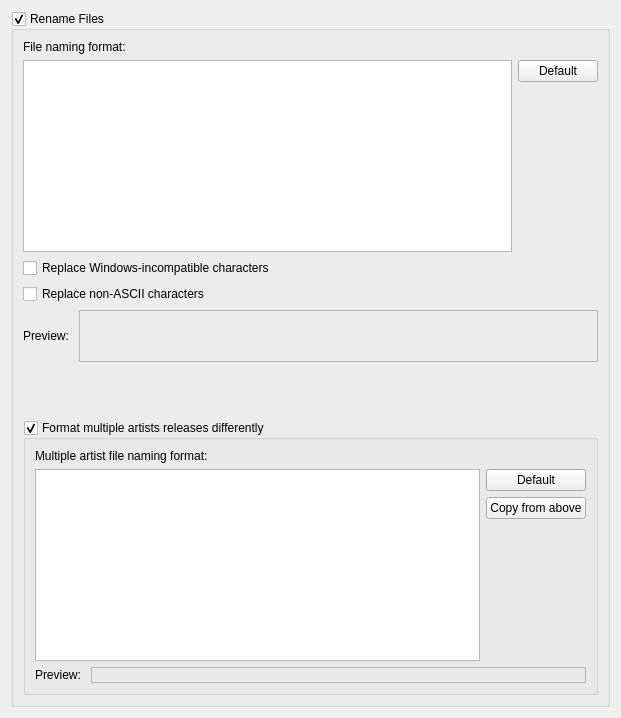
<ui version="4.0" >
 <class>RenamingOptionsPage</class>
 <widget class="QWidget" name="RenamingOptionsPage" >
  <property name="geometry" >
   <rect>
    <x>0</x>
    <y>0</y>
    <width>621</width>
    <height>718</height>
   </rect>
  </property>
  <property name="windowTitle" >
   <string>Form</string>
  </property>
  <layout class="QVBoxLayout" >
   <item>
    <widget class="QGroupBox" name="rename_files" >
     <property name="title" >
      <string>Rename Files</string>
     </property>
     <property name="checkable" >
      <bool>true</bool>
     </property>
     <layout class="QGridLayout" >
      <item row="0" column="0" >
       <widget class="QLabel" name="label_3" >
        <property name="text" >
         <string>File naming format:</string>
        </property>
       </widget>
      </item>
      <item row="1" column="0" >
       <layout class="QHBoxLayout" >
        <item>
         <widget class="QTextEdit" name="file_naming_format" >
          <property name="sizePolicy" >
           <sizepolicy vsizetype="Expanding" hsizetype="Expanding" >
            <horstretch>0</horstretch>
            <verstretch>0</verstretch>
           </sizepolicy>
          </property>
          <property name="minimumSize" >
           <size>
            <width>0</width>
            <height>0</height>
           </size>
          </property>
          <property name="cursor" stdset="0" >
           <cursorShape>IBeamCursor</cursorShape>
          </property>
          <property name="lineWrapMode" >
           <enum>QTextEdit::NoWrap</enum>
          </property>
          <property name="tabStopWidth" >
           <number>20</number>
          </property>
         </widget>
        </item>
        <item>
         <layout class="QVBoxLayout" >
          <item>
           <widget class="QPushButton" name="file_naming_format_default" >
            <property name="text" >
             <string>Default</string>
            </property>
           </widget>
          </item>
          <item>
           <spacer>
            <property name="orientation" >
             <enum>Qt::Vertical</enum>
            </property>
            <property name="sizeHint" >
             <size>
              <width>20</width>
              <height>40</height>
             </size>
            </property>
           </spacer>
          </item>
         </layout>
        </item>
       </layout>
      </item>
      <item row="2" column="0" >
       <widget class="QCheckBox" name="windows_compatible_filenames" >
        <property name="text" >
         <string>Replace Windows-incompatible characters</string>
        </property>
       </widget>
      </item>
      <item row="3" column="0" >
       <widget class="QCheckBox" name="ascii_filenames" >
        <property name="text" >
         <string>Replace non-ASCII characters</string>
        </property>
       </widget>
      </item>
      <item row="4" column="0" >
       <layout class="QHBoxLayout" >
        <item>
         <widget class="QLabel" name="label" >
          <property name="sizePolicy" >
           <sizepolicy vsizetype="Expanding" hsizetype="Maximum" >
            <horstretch>0</horstretch>
            <verstretch>0</verstretch>
           </sizepolicy>
          </property>
          <property name="text" >
           <string>Preview: </string>
          </property>
         </widget>
        </item>
        <item>
         <widget class="QLabel" name="example_filename" >
          <property name="font" >
           <font>
            <weight>75</weight>
            <italic>false</italic>
            <bold>true</bold>
           </font>
          </property>
          <property name="frameShape" >
           <enum>QFrame::StyledPanel</enum>
          </property>
          <property name="frameShadow" >
           <enum>QFrame::Plain</enum>
          </property>
          <property name="text" >
           <string/>
          </property>
          <property name="textFormat" >
           <enum>Qt::PlainText</enum>
          </property>
          <property name="wordWrap" >
           <bool>true</bool>
          </property>
         </widget>
        </item>
       </layout>
      </item>
      <item row="6" column="0" >
       <widget class="QGroupBox" name="use_va_format" >
        <property name="title" >
         <string>Format multiple artists releases differently</string>
        </property>
        <property name="checkable" >
         <bool>true</bool>
        </property>
        <layout class="QGridLayout" >
         <item row="0" column="0" >
          <widget class="QLabel" name="label_4" >
           <property name="text" >
            <string>Multiple artist file naming format:</string>
           </property>
          </widget>
         </item>
         <item row="1" column="0" >
          <layout class="QHBoxLayout" >
           <item>
            <widget class="QTextEdit" name="va_file_naming_format" >
             <property name="cursor" stdset="0" >
              <cursorShape>IBeamCursor</cursorShape>
             </property>
             <property name="lineWrapMode" >
              <enum>QTextEdit::NoWrap</enum>
             </property>
             <property name="tabStopWidth" >
              <number>20</number>
             </property>
            </widget>
           </item>
           <item>
            <layout class="QVBoxLayout" >
             <item>
              <widget class="QPushButton" name="va_file_naming_format_default" >
               <property name="text" >
                <string>Default</string>
               </property>
              </widget>
             </item>
             <item>
              <widget class="QPushButton" name="va_copy_from_above" >
               <property name="text" >
                <string>Copy from above</string>
               </property>
              </widget>
             </item>
             <item>
              <spacer>
               <property name="orientation" >
                <enum>Qt::Vertical</enum>
               </property>
               <property name="sizeHint" >
                <size>
                 <width>20</width>
                 <height>40</height>
                </size>
               </property>
              </spacer>
             </item>
            </layout>
           </item>
          </layout>
         </item>
         <item row="2" column="0" >
          <layout class="QHBoxLayout" >
           <item>
            <widget class="QLabel" name="label_5" >
             <property name="sizePolicy" >
              <sizepolicy vsizetype="Expanding" hsizetype="Maximum" >
               <horstretch>0</horstretch>
               <verstretch>0</verstretch>
              </sizepolicy>
             </property>
             <property name="text" >
              <string>Preview: </string>
             </property>
            </widget>
           </item>
           <item>
            <widget class="QLabel" name="example_va_filename" >
             <property name="font" >
              <font>
               <weight>75</weight>
               <italic>false</italic>
               <bold>true</bold>
              </font>
             </property>
             <property name="frameShape" >
              <enum>QFrame::StyledPanel</enum>
             </property>
             <property name="text" >
              <string/>
             </property>
             <property name="textFormat" >
              <enum>Qt::PlainText</enum>
             </property>
             <property name="wordWrap" >
              <bool>true</bool>
             </property>
            </widget>
           </item>
          </layout>
         </item>
        </layout>
       </widget>
      </item>
      <item row="5" column="0" >
       <spacer>
        <property name="orientation" >
         <enum>Qt::Vertical</enum>
        </property>
        <property name="sizeHint" >
         <size>
          <width>20</width>
          <height>40</height>
         </size>
        </property>
       </spacer>
      </item>
     </layout>
    </widget>
   </item>
  </layout>
 </widget>
 <resources/>
 <connections/>
</ui>
